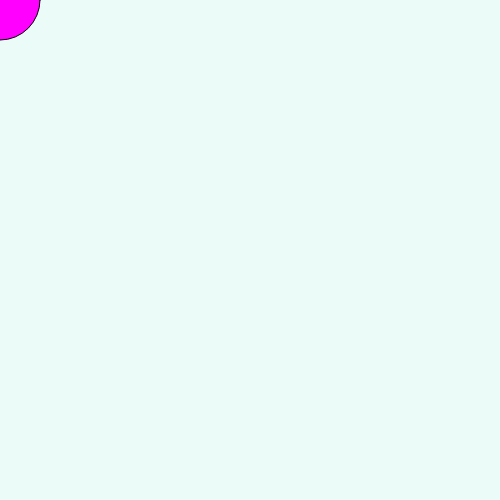
Frame 1 (no input)
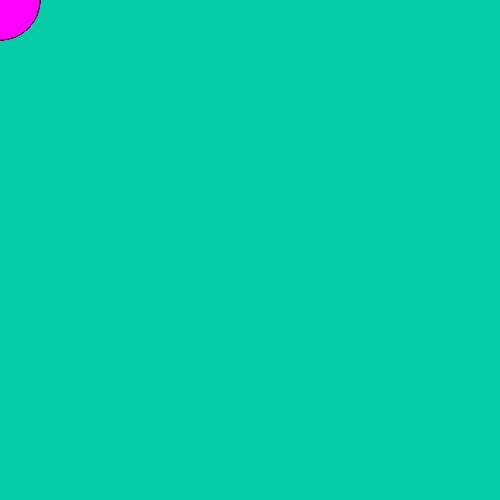
Frame 60 (no input)
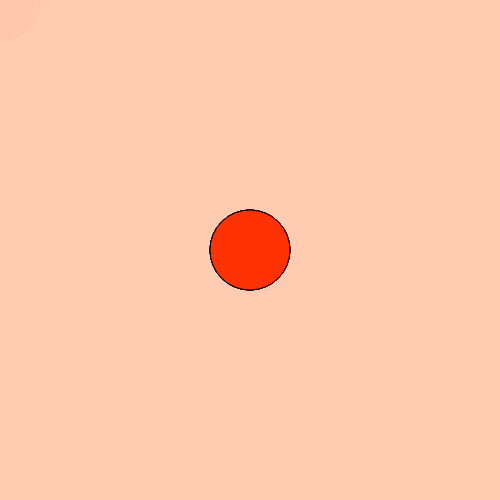
Frame 120 (the mouse pressed at the canvas centre since frame 60)

The p5.js sketch that drew these frames (run headless with seeded random() and noise() and a simulated clock; from frame 60 on, the mouse is pressed at the canvas centre):

// p5.js sketch
// ── sketch.js
function setup() {
  createCanvas(500, 500)
  // background(220)
}

function draw() {
  background(mouseX, 207, 150 + frameCount / 5, 20)
  fill(255, mouseX - 200, 255 - mouseY)
  ellipse(mouseX, mouseY, 80, 80)
}
// ── example.js
const s = Math.min(innerWidth, innerHeight) * 0.9,
  width = s,
  height = s;

function setup() {
  createCanvas(width, height);
  background("gainsboro");
}

function draw() {
  circle(mouseX, mouseY, 30);
}

// ── utils.js
const { log: p } = console;

function appendElement(parent, tag, attr = {}) {
  const element = document.createElement(tag);
  for (const key in attr) element[key] = attr[key];
  if (typeof parent === "string") parent = document.querySelector(parent);
  parent.append(element);
}

function waitForElement(selector) {
  return new Promise((resolve) => {
    if (document.querySelector(selector))
      return resolve(document.querySelector(selector));

    const observer = new MutationObserver((mutations) => {
      if (document.querySelector(selector)) {
        observer.disconnect();
        resolve(document.querySelector(selector));
      }
    });

    observer.observe(document.body, {
      childList: true,
      subtree: true,
    });
  });
}

function getColorNames(str) {
  return (str.split("?colors=")[1] || str).split("+").filter(Boolean);
}

function getRandomInt(min, max) {
  min = Math.ceil(min);
  max = Math.floor(max);
  return Math.floor(Math.random() * (max - min + 1)) + min;
}
